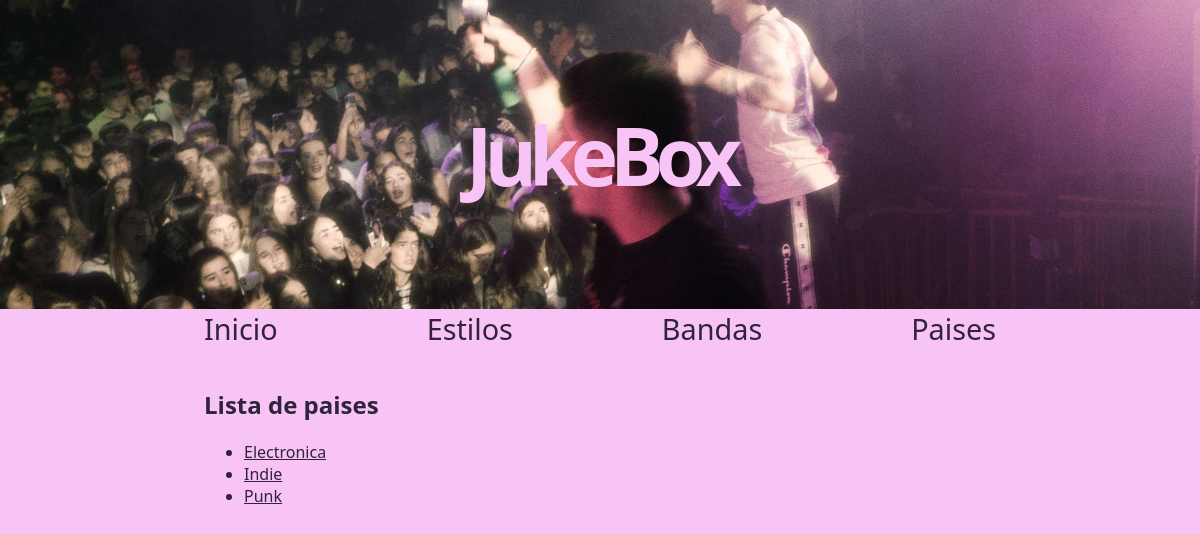
Page /estilos on the earlier database version.
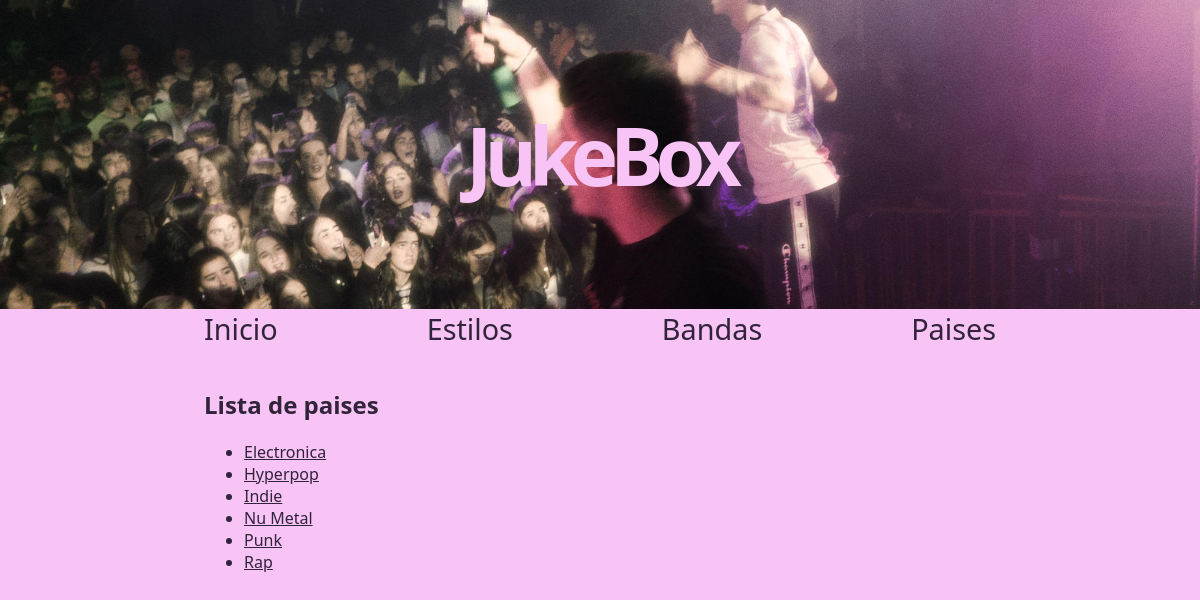
Same page on the later database version.
### appJukeBox/models.py (models this page shows, shortened)
class Estilo(models.Model):
    nombre = models.CharField(max_length=50)
    descripcion = models.TextField()

### appJukeBox/views.py (the view)
# urls.py: path('estilos', views.index_estilos, name='estilos'),
def index_estilos(request):
	estilos = get_list_or_404(Estilo.objects.order_by('nombre'))
	context = {'estilos': estilos}
	return render(request, 'estilos.html', context)

### appJukeBox/templates/estilos.html (shortened to what this page needs)
{% extends "base.html" %}
{% block contenido %}
    <h2>Lista de paises</h2>
    {% if estilos %}
            <ul>
                {% for e in estilos %}
                <li>
                    <a href="/estilos/{{ e.id }}">{{ e.nombre}}</a>
                </li>
                {% endfor %}
            </ul>
        {% else %}
            <p>No hay paises añadidos.</p>
    {% endif %}
{% endblock %}

Differences in the rows shown:
added Estilo: nombre "Hyperpop"
added Estilo: nombre "Nu Metal"
added Estilo: nombre "Rap"
